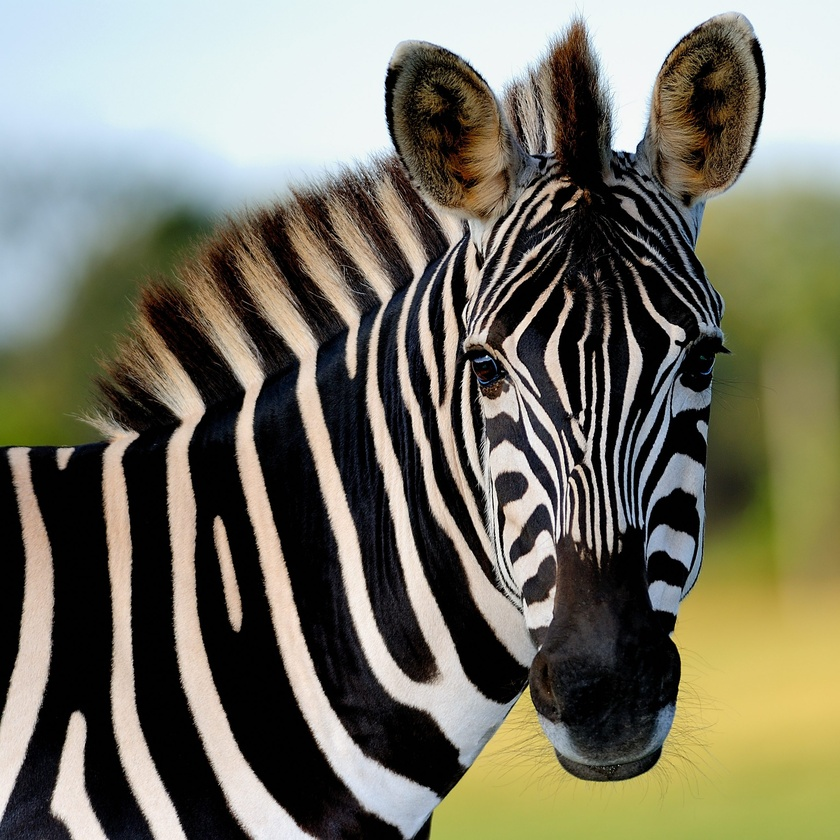
#> input picture Imagenes/zebra.jpg, 840 x 840 px, shrunk from 2592 x 2592 before the run, found by its file name
$ jupyter execute DescSVC.ipynb   (shell and % lines are left out)
#> lines starting #> are read from the running program, lines starting #| are printed output that depends on the picture
[cell 1]
import matplotlib.pyplot as plt
import numpy as np
from PIL import Image

[cell 2]
plt.style.use('classic')

imagen = Image.open(".\\Imagenes\\zebra.jpg")
#> imagen is the input picture: PIL image 840x840 RGB; mean R, G, B 117.6, 115.6, 100.1

plt.imshow(imagen)

[cell 3]
imagen_gr = imagen.convert('LA')
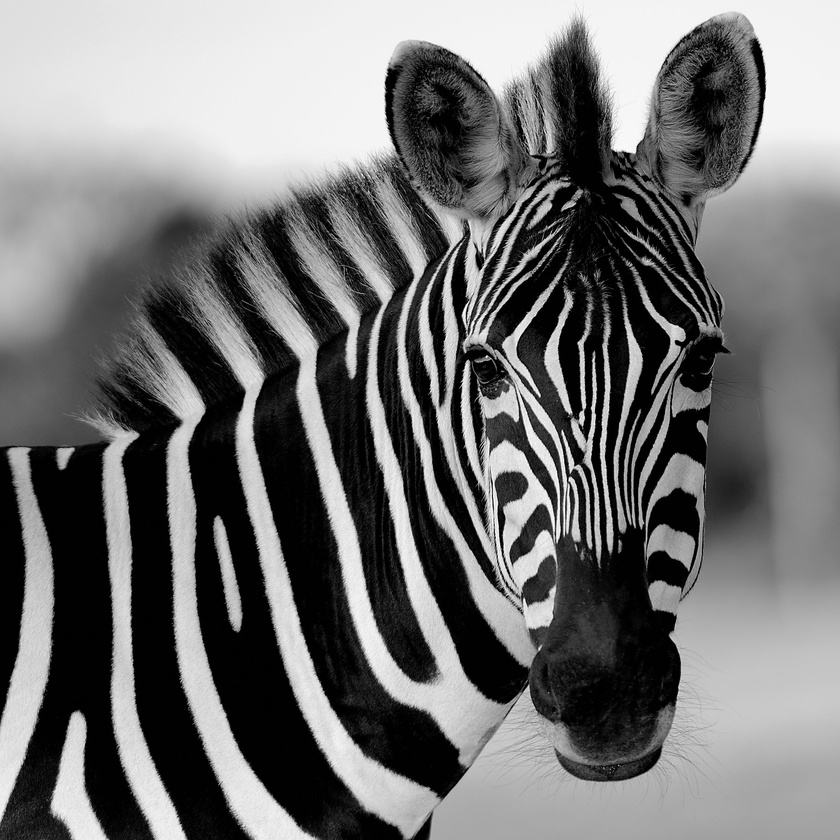
#> imagen_gr: PIL image 840x840 LA; mean R, G, B, A 114.4, 114.4, 114.4, 255
imagen_mat = np.array(list(imagen_gr.getdata(band=0)),float)

imagen_mat.shape = (imagen_gr.size[1],imagen_gr.size[0])

[cell 4]
U, D, V = np.linalg.svd(imagen_mat)
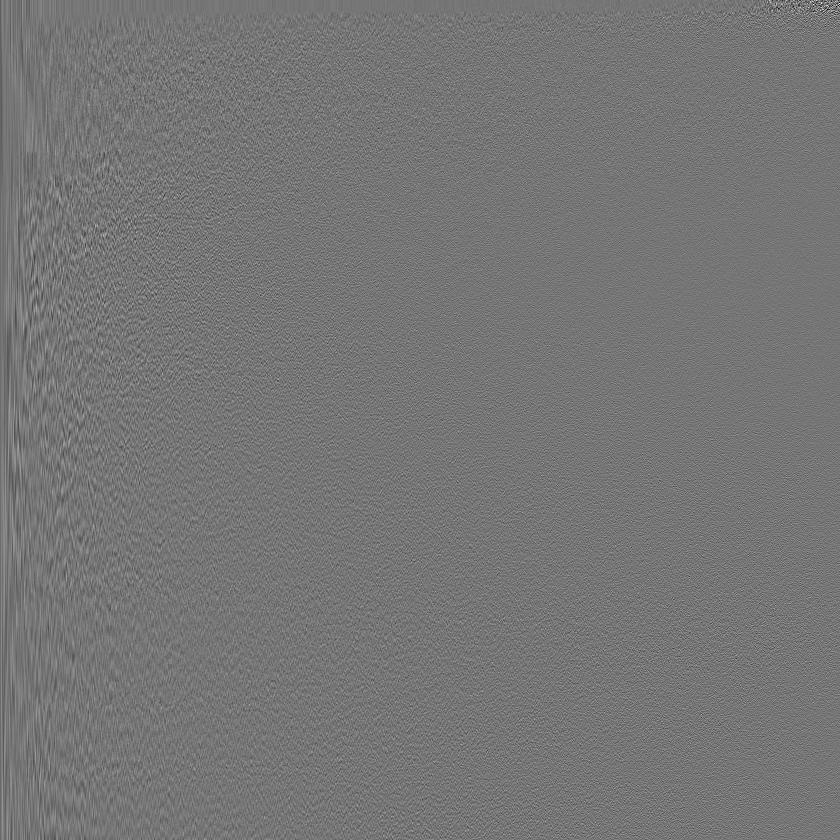
#> U: shape (840, 840) float64; min -0.336, max 0.389, mean -3.08e-05; drawn with min black and max white
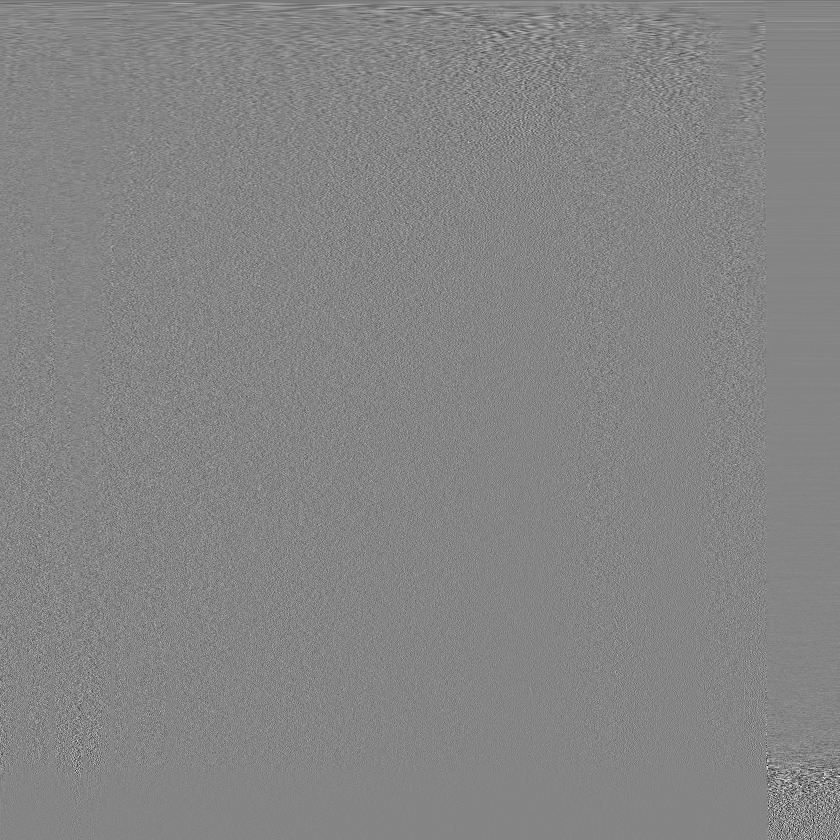
#> V: shape (840, 840) float64; min -0.399, max 0.364, mean -3.63e-05; drawn with min black and max white
#> D = 840 values, max 104099 at index 0, min 0.0182 at index 839, mean 818.6

[cell 5]
print(imagen_mat.shape)
#| (840, 840)
print(U.shape)
#| (840, 840)
print(D.shape)
#| (840,)
print(V.shape)
#| (840, 840)

[cell 6]
imagen_reconstruir = np.matrix(U[:,:1]) * np.diag(D[:1]) * np.matrix(V[:1,:])
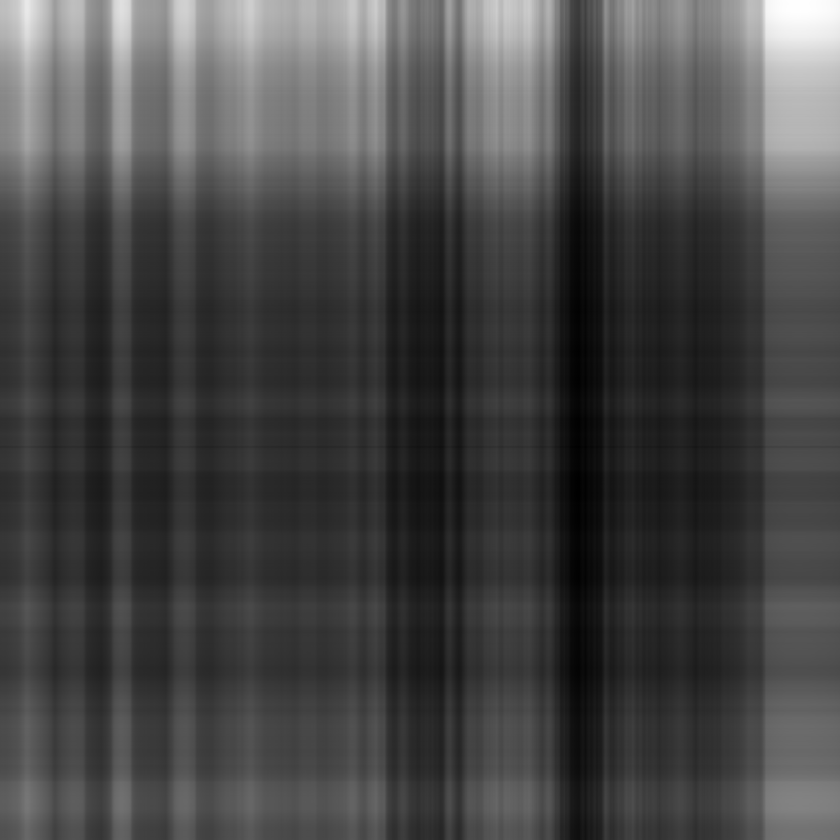
#> imagen_reconstruir: shape (840, 840) float64; min 34.47, max 322.9, mean 114.7; drawn with min black and max white
plt.imshow(imagen_reconstruir,cmap='gray')

[cell 7]
i = 5
imagen_reconstruir = np.matrix(U[:,:i]) * np.diag(D[:i]) * np.matrix(V[:i,:])
plt.imshow(imagen_reconstruir,cmap='gray')
titulo = 'valores singulares = %s'%i
plt.title(titulo)
plt.show()

[cell 8]
i = 10
imagen_reconstruir = np.matrix(U[:,:i]) * np.diag(D[:i]) * np.matrix(V[:i,:])
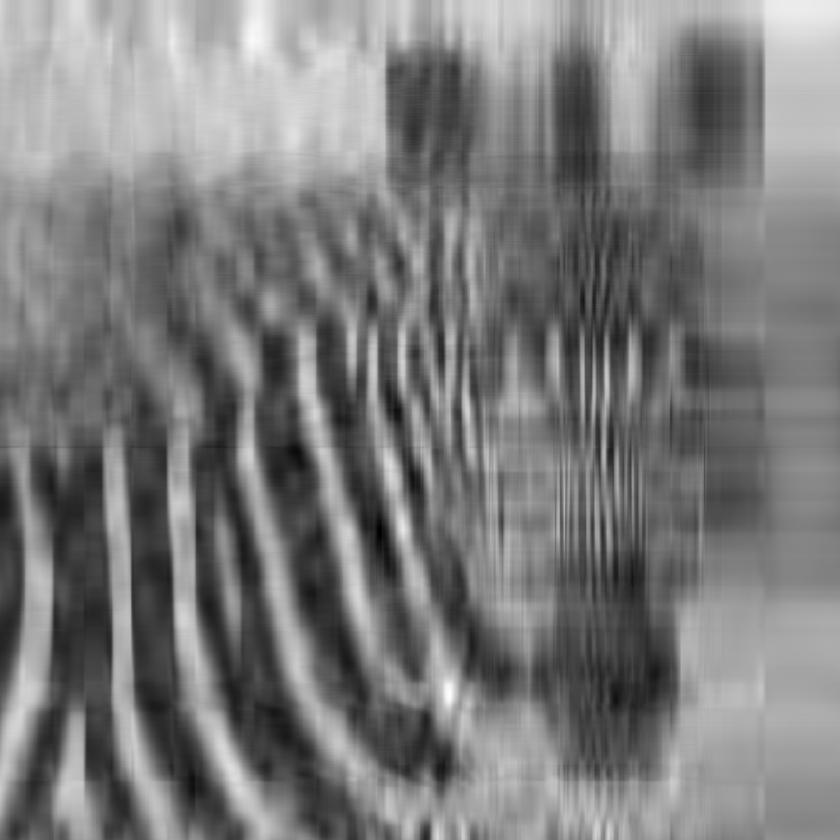
#> imagen_reconstruir: shape (840, 840) float64; min -93.67, max 335.6, mean 114.6; drawn with min black and max white
plt.imshow(imagen_reconstruir,cmap='gray')
titulo = 'valores singulares = %s'%i
plt.title(titulo)
plt.show()

[cell 9]
i = 50
imagen_reconstruir = np.matrix(U[:,:i]) * np.diag(D[:i]) * np.matrix(V[:i,:])
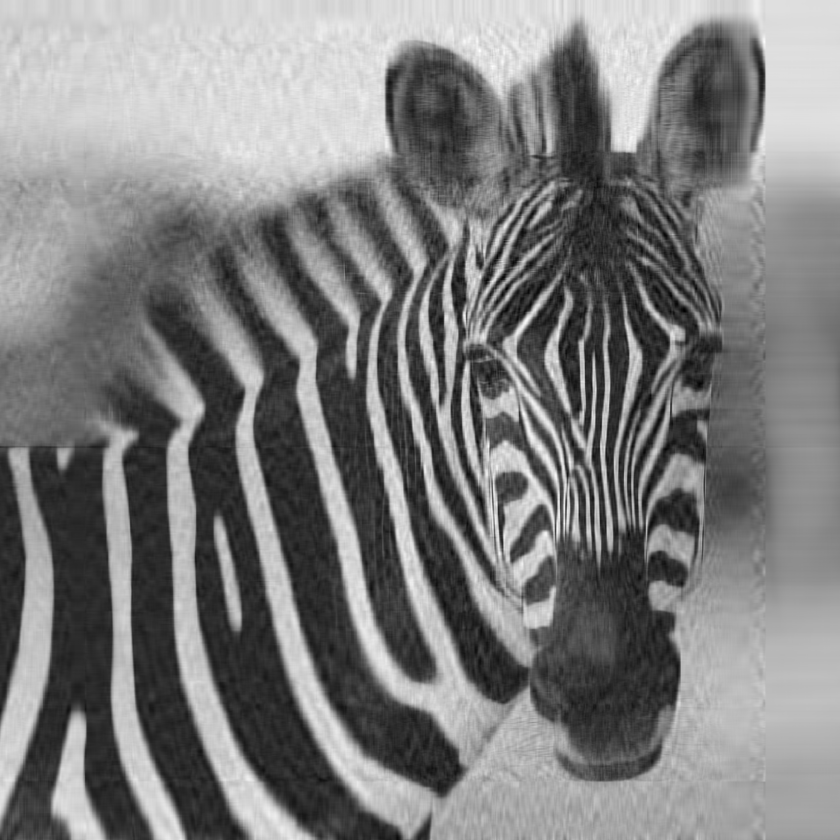
#> imagen_reconstruir: shape (840, 840) float64; min -57.42, max 288.3, mean 114.4; drawn with min black and max white
plt.imshow(imagen_reconstruir,cmap='gray')
titulo = 'valores singulares = %s'%i
plt.title(titulo)
plt.show()
